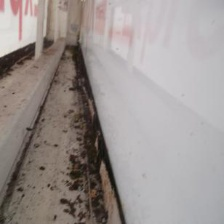
#> input picture data/sabi (1009).jpg, 224 x 224 px, found by its file name; its folder holds only this picture in this run
$ python K_Means_Clustering_Image.py
#> lines starting #> are read from the running program, lines starting #| are printed output that depends on the picture; after the words box and inside, x2 and y2 are one past the last pixel; in counts of white or black regions, pixels touching at a corner belong together
### main/Image_path_load.py
"""
dataファイルに入っている画像の名前を取得するファイル
配列で帰ってくる
"""
import cv2
import os

class image_path_load():
    def __init__(self,data_path):
        self.data_path = data_path


    def data_image_name(self):
        path_image = os.listdir(self.data_path)
        image = []

        for file in path_image:
            _, jpg = os.path.splitext(file)
            if jpg == ".jpg":
                image.append(file)

        return image

### main/K_Means_Clustering_Image.py
import cv2
import numpy as np
from numpy.lib.type_check import imag

import Image_path_load

#画像のファイルがあるパスを指定する。
DATA_PATH = "/home/cvmlab/Desktop/前処理/data"
DATA_RESULT_PATH = "/home/cvmlab/Desktop/前処理/result/"

#クラスター数を指定する
K = 50

#画像の名前を所得する関数を実行している。
image_path = Image_path_load.image_path_load(data_path=DATA_PATH).data_image_name()

def detect_red_color(img):
    # HSV色空間に変換
    #hsv = cv2.cvtColor(img, cv2.COLOR_BGR2HSV)

    # 赤色のHSVの値域1
    #hsv_min = np.array([0,64,0]) 赤の領域だけ
    hsv_min = np.array([0,0,0])
    hsv_max = np.array([30,255,255])
    mask1 = cv2.inRange(img, hsv_min, hsv_max)

    # 赤色のHSVの値域2
    # hsv_min = np.array([150,64,0]) 赤の領域だけ
    hsv_min = np.array([150,0,0])
    hsv_max = np.array([179,255,255])
    mask2 = cv2.inRange(img, hsv_min, hsv_max)

    # 赤色領域のマスク（255：赤色、0：赤色以外）
    mask = mask1 + mask2

    # マスキング処理
    masked_img = cv2.bitwise_and(img, img, mask=mask)

    return mask, masked_img

def k_means_image(image,K):
    # ndarray(y,x,[B,G,R])を変形(y * x,[B,G,R])
    Z = image.reshape((-1,3))
    # float32に型変換
    Z = np.float32(Z)
    # 計算終了条件の設定。指定された精度(1.0)か指定された回数(10)計算したら終了
    criteria = (cv2.TERM_CRITERIA_EPS + cv2.TERM_CRITERIA_MAX_ITER, 10, 1.0)
    # K-Meansクラスタリングの実施
    ret,label,center=cv2.kmeans(Z,K,None,criteria,10,cv2.KMEANS_RANDOM_CENTERS)
    # 各クラスタの中心色リストcenterをunit8に型変換
    center = np.uint8(center)
    # 中心色リストcenterから分類結果labelの要素を取り出す
    res = center[label.flatten()]
    # 元画像の形状に変形
    res2 = res.reshape((image.shape))
    return res2,res

def k_means_image_HSV(image,K):
    # ndarray(y,x,[B,G,R])を変形(y * x,[B,G,R])
    ## HSV色空間に変換
    hsv1 = cv2.cvtColor(image, cv2.COLOR_BGR2HSV)
    hsv = hsv1.reshape((-1,3))
    # float32に型変換
    Z = np.float32(hsv)
    # 計算終了条件の設定。指定された精度(1.0)か指定された回数(10)計算したら終了
    criteria = (cv2.TERM_CRITERIA_EPS + cv2.TERM_CRITERIA_MAX_ITER, 10, 1.0)
    # K-Meansクラスタリングの実施
    ret,label,center=cv2.kmeans(Z,K,None,criteria,10,cv2.KMEANS_RANDOM_CENTERS)
    # 各クラスタの中心色リストcenterをunit8に型変換
    center = np.uint8(center)
    # 中心色リストcenterから分類結果labelの要素を取り出す
    res = center[label.flatten()]
    # 元画像の形状に変形
    res2 = res.reshape((image.shape))
    #HSVで茶色の領域を復活させる。
    re,res2 = detect_red_color(res2)
    res2[res2 != 0] = hsv1[res2 != 0]
    res2 = cv2.cvtColor(res2, cv2.COLOR_HSV2BGR)
    return res2,res

#mainの処理
for path in image_path:
    img = cv2.imread(DATA_PATH+ "/" + path)
#> img is the input picture: shape (224, 224, 3); mean B, G, R 146.2, 148.7, 156.1
    #ここに処理を書く
    #img,res = k_means_image(image=img,K=K)
    img, res = k_means_image_HSV(image=img,K=K)
#> in k_means_image_HSV, `hsv1 = cv2.cvtColor(image, cv2.COLOR_BGR2HSV)`: hsv1: shape (224, 224, 3); mean H, S, V 77.6, 27, 156.8
#> in k_means_image_HSV, `ret,label,center=cv2.kmeans(Z,K,None,criteria,10,cv2.KMEANS_RANDOM_CEN..`: ret = 3031956.5; center = 50 rows, first 8: [3.07, 6.44, 168.9], [75, 3, 162.5], [5.74, 16.51, 92.14], [174.8, 17.52, 120.2], [39.2, 6.78, 219], [121.4, 3.92, 179.5], [177.2, 77.36, 194.4], [139.9, 4.08, 184.7]
#> in k_means_image_HSV, `center = np.uint8(center)`: center = 50 rows, first 8: [3, 6, 168], [75, 3, 162], [5, 16, 92], [174, 17, 120], [39, 6, 218], [121, 3, 179], [177, 77, 194], [139, 4, 184]
#> in k_means_image_HSV, `res2 = res.reshape((image.shape))`:
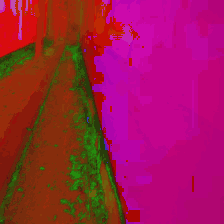
#> res2: shape (224, 224, 3); mean B, G, R 77, 26.6, 156.3
#> in detect_red_color, `mask1 = cv2.inRange(img, hsv_min, hsv_max)`:
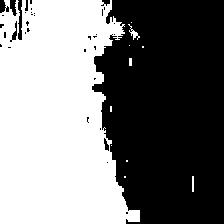
#> mask1: shape (224, 224); 48.9% white; 11 white regions (7 under 20 px), largest, box (x1, y1, x2, y2) and area: (0, 0, 140, 224) 24391, (128, 24, 140, 40) 56, (192, 176, 194, 192) 32, (129, 58, 132, 66) 24
#> in detect_red_color, `mask2 = cv2.inRange(img, hsv_min, hsv_max)`:
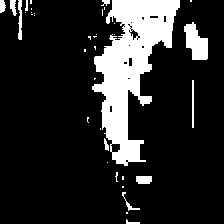
#> mask2: shape (224, 224); 16.1% white; 37 white regions (25 under 20 px), largest, box (x1, y1, x2, y2) and area: (92, 0, 180, 166) 6702, (184, 22, 208, 60) 588, (18, 0, 22, 40) 127
#> in detect_red_color, `mask = mask1 + mask2`:
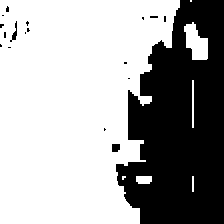
#> mask: shape (224, 224); 65% white; 18 black regions (15 under 20 px), largest, box (x1, y1, x2, y2) and area: (116, 0, 224, 224) 17354, (112, 144, 120, 152) 60, (10, 21, 17, 42) 53
#> in detect_red_color, `masked_img = cv2.bitwise_and(img, img, mask=mask)`:
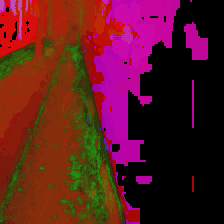
#> masked_img: shape (224, 224, 3); mean B, G, R 32.2, 25.3, 90.6
#> in k_means_image_HSV, `res2 = cv2.cvtColor(res2, cv2.COLOR_HSV2BGR)`:
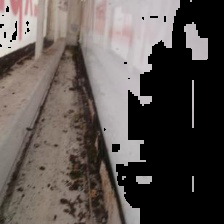
#> res2: shape (224, 224, 3); mean B, G, R 79.9, 83.3, 90.8

    cv2.imwrite((DATA_RESULT_PATH + path), img)

$ run again, on data/sabi (108).jpg
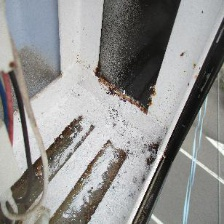
#> input picture data/sabi (108).jpg, 224 x 224 px, found by its file name
#> img is the input picture: shape (224, 224, 3); mean B, G, R 144.1, 145.6, 146
#> hsv1: shape (224, 224, 3); mean H, S, V 57.8, 18.9, 149.4
#> in k_means_image_HSV, `ret,label,center=cv2.kmeans(Z,K,None,criteria,10,cv2.KMEANS_RANDOM_CEN..`: ret = 10279514.3; center = 50 rows, first 8: [19.47, 38.11, 72.78], [10.96, 17.39, 99.05], [1.01, 3.03, 132.3], [107.1, 6.78, 216.3], [22.17, 16.72, 118.5], [14.6, 46.48, 152.9], [0.869, 1.09, 201.1], [94.51, 25.71, 37.57]
#> in k_means_image_HSV, `center = np.uint8(center)`: center = 50 rows, first 8: [19, 38, 72], [10, 17, 99], [1, 3, 132], [107, 6, 216], [22, 16, 118], [14, 46, 152], [0, 1, 201], [94, 25, 37]
#> in detect_red_color, `mask1 = cv2.inRange(img, hsv_min, hsv_max)`:
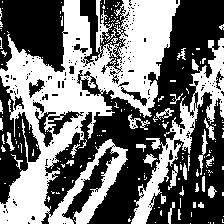
#> mask1: shape (224, 224); 44.8% white; 176 white regions (145 under 20 px), largest, box (x1, y1, x2, y2) and area: (0, 0, 180, 224) 17112, (131, 38, 224, 224) 3208, (198, 129, 208, 175) 132
#> mask2: shape (224, 224); 5.3% white; 198 white regions (171 under 20 px), largest, box (x1, y1, x2, y2) and area: (4, 86, 16, 147) 274, (182, 81, 199, 116) 191, (22, 112, 34, 162) 181
#> mask: shape (224, 224); 50% white; 190 black regions (163 under 20 px), largest, box (x1, y1, x2, y2) and area: (41, 0, 224, 224) 10568, (146, 92, 224, 224) 5090, (0, 0, 65, 72) 3607
#> in k_means_image_HSV, `res2 = cv2.cvtColor(res2, cv2.COLOR_HSV2BGR)`:
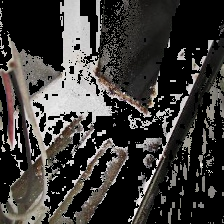
#> res2: shape (224, 224, 3); mean B, G, R 57.3, 59.5, 61.8

$ run again, on data/sabi (11).jpg
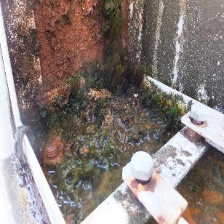
#> input picture data/sabi (11).jpg, 224 x 224 px, found by its file name
#> img is the input picture: shape (224, 224, 3); mean B, G, R 120.9, 124.6, 136
#> hsv1: shape (224, 224, 3); mean H, S, V 59.1, 46.5, 138.9
#> in k_means_image_HSV, `ret,label,center=cv2.kmeans(Z,K,None,criteria,10,cv2.KMEANS_RANDOM_CEN..`: ret = 14147408.1; center = 50 rows, first 8: [10.33, 166.7, 75.9], [90.02, 54.7, 45.52], [27.45, 13.66, 42.79], [160, 13.66, 122], [15.66, 49.57, 133.9], [57.09, 8.23, 184.6], [0, 0, 55.83], [12.5, 90.73, 99.02]
#> in k_means_image_HSV, `center = np.uint8(center)`: center = 50 rows, first 8: [10, 166, 75], [90, 54, 45], [27, 13, 42], [160, 13, 121], [15, 49, 133], [57, 8, 184], [0, 0, 55], [12, 90, 99]
#> in detect_red_color, `mask1 = cv2.inRange(img, hsv_min, hsv_max)`:
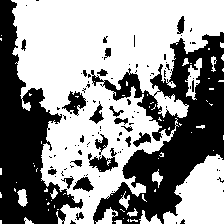
#> mask1: shape (224, 224); 57.9% white; 106 black regions (82 under 20 px), largest, box (x1, y1, x2, y2) and area: (91, 32, 224, 224) 10851, (0, 0, 83, 224) 8075, (88, 148, 118, 172) 330
#> mask2: shape (224, 224); 10.1% white; 233 white regions (200 under 20 px), largest, box (x1, y1, x2, y2) and area: (0, 0, 45, 119) 1254, (170, 32, 224, 85) 1017, (184, 127, 207, 145) 236
#> mask: shape (224, 224); 68.1% white; 96 black regions (78 under 20 px), largest, box (x1, y1, x2, y2) and area: (93, 43, 224, 224) 7621, (0, 6, 82, 224) 6270, (92, 68, 142, 99) 423
#> in k_means_image_HSV, `res2 = cv2.cvtColor(res2, cv2.COLOR_HSV2BGR)`:
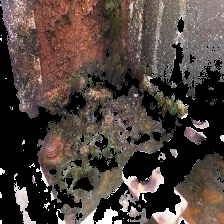
#> res2: shape (224, 224, 3); mean B, G, R 62.4, 68.1, 80.3

$ run again, on data/sabi (113).jpg
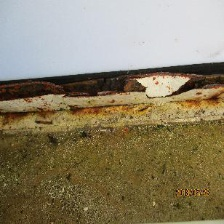
#> input picture data/sabi (113).jpg, 224 x 224 px, found by its file name
#> img is the input picture: shape (224, 224, 3); mean B, G, R 103.9, 130, 140.3
#> hsv1: shape (224, 224, 3); mean H, S, V 48.8, 103.3, 144.5
#> in k_means_image_HSV, `ret,label,center=cv2.kmeans(Z,K,None,criteria,10,cv2.KMEANS_RANDOM_CEN..`: ret = 6999668.6; center = 50 rows, first 8: [165, 2.29, 206.1], [16.96, 236, 95.51], [21.11, 143, 90.84], [140, 4, 209.7], [127.4, 19.57, 37.79], [20.81, 203.2, 79.58], [86.86, 13.09, 184.5], [30.31, 36.62, 37.86]
#> in k_means_image_HSV, `center = np.uint8(center)`: center = 50 rows, first 8: [165, 2, 206], [16, 235, 95], [21, 142, 90], [140, 4, 209], [127, 19, 37], [20, 203, 79], [86, 13, 184], [30, 36, 37]
#> in detect_red_color, `mask1 = cv2.inRange(img, hsv_min, hsv_max)`:
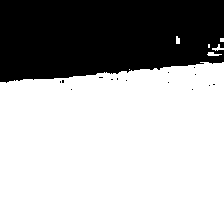
#> mask1: shape (224, 224); 67.9% white; 15 black regions (14 under 20 px), largest, box (x1, y1, x2, y2) and area: (0, 0, 224, 83) 16104
#> mask2: shape (224, 224); 0.1% white; 5 white regions (4 under 20 px), largest, box (x1, y1, x2, y2) and area: (220, 42, 224, 48) 24
#> mask: shape (224, 224); 68% white; 13 black regions (12 under 20 px), largest, box (x1, y1, x2, y2) and area: (0, 0, 224, 83) 16060
#> in k_means_image_HSV, `res2 = cv2.cvtColor(res2, cv2.COLOR_HSV2BGR)`:
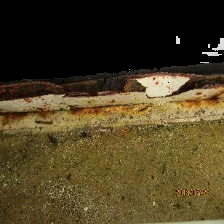
#> res2: shape (224, 224, 3); mean B, G, R 34.6, 63, 75.5
